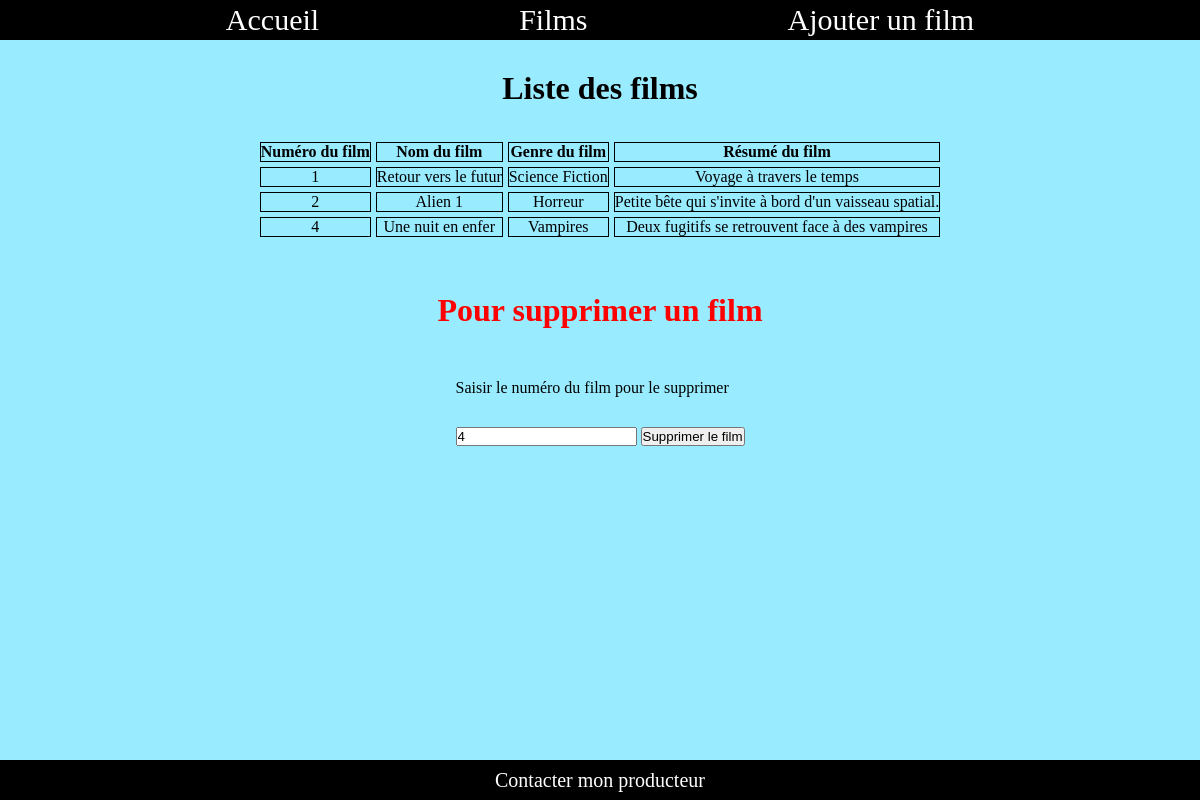
The app's page /film.php with its own data.
### tables this page shows
CREATE TABLE `films` (
  `idfilm` int(11) NOT NULL AUTO_INCREMENT,
  `nomfilm` varchar(255) NOT NULL,
  `genrefilm` varchar(255) NOT NULL,
  `resumefilm` varchar(255) NOT NULL,
  PRIMARY KEY (`idfilm`)
);

### controllers/affichagefilm.php (called while the page is built)
<?php
$db = new PDO('mysql:host=localhost;dbname=validation;charset=utf8','root','0000');
$req = $db->prepare('SELECT * FROM films');
$req->execute();
$films=$req->fetchAll(PDO::FETCH_ASSOC);

### film.php (the view, shortened to what this page needs)
<?php require 'controllers/affichagefilm.php';?>
<!DOCTYPE html>
<html lang="fr">
<head>
    <link rel="stylesheet" href="css/style.css">
</head>
<body>
    <?php require_once 'templates/header.php'?>
    <main>
        <h1>Liste des films</h1>
            <table>
                <tr>
                    <th>Numéro du film </th>
                    <th>Nom du film </th>
                    <th>Genre du film </th>
                    <th>Résumé du film </th>
                </tr>
                <?php foreach ($films as $film):?>
                <tr>
                     <td><?php echo($film['idfilm'])?></td>
                     <td><?php echo($film['nomfilm'])?></td>
                     <td><?php echo($film['genrefilm'])?></td>
                     <td><?php echo($film['resumefilm'])?></td>
                </tr>
                <?php endforeach ?>
            </table>
            <h1 class="supr">Pour supprimer un film</h1>
            <div>
                <form action="controllers/supprimerfilm.php" method="POST">
                    <p class="num">Saisir le numéro du film pour le supprimer</p>
                    <input name="idfilm" value="<?php echo($film['idfilm'])?>">
                    <input type="submit" value="Supprimer le film">
            </div>
    </main>
    <?php require_once 'templates/footer.php' ?>
</body>
</html>

### templates/header.php
<header>
    <nav>
        <ul>
            <li><a href="/">Accueil</a></li>
            <li><a href="film.php">Films</a></li>
            <li><a href="nouveaufilm.php">Ajouter un film</a></li>
        </ul>
    </nav>
</header>

### templates/footer.php
<footer>
    <p><a href="https://artistes-productions.com/2019/08/10/contacter-quentin-tarantino-ecrire-a-q-tarantino/" target="_blank">Contacter mon producteur</a></p>
</footer>

### css/style.css (style rules this page uses)
* { margin : 0; padding :0; }
header { height :5vh; background-color: black; display: flex; justify-content: space-around; align-items: center; }
ul { display: flex; text-align: center; }
li { color:white; font-size: 30px; display: inline-block; justify-content: space-between; list-style: none; }
a { color:white; padding-left: 100px; padding-right: 100px; text-decoration: none; }
main { height :90vh; background-color: #99ebff; }
h1 { text-align: center; padding-top: 30px; }
.supr { padding-top: 50px; color: red; }
.num { padding-bottom: 30px; }
table { display: flex; justify-content: center; padding-top: 30px; border-spacing: 5px; }
th,td { border:1px solid black; text-align: center; }
div { padding-top: 50px; display: flex; justify-content: center; }
footer { height: 5vh; display: flex; align-items: center; justify-content: center; font-size: 20px; background-color: black; }

### records on screen
films: idfilm "1", nomfilm "Retour vers le futur", genrefilm "Science Fiction", resumefilm "Voyage à travers le temps"
films: idfilm "2", nomfilm "Alien 1", genrefilm "Horreur", resumefilm "Petite bête qui s'invite à bord d'un vaisseau spatial."
films: idfilm "4", nomfilm "Une nuit en enfer", genrefilm "Vampires", resumefilm "Deux fugitifs se retrouvent face à des vampires"
